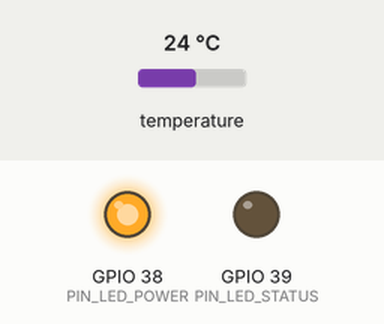
The program below on a simulated ESP32-S3. Shown: output pins drawn as LEDs (lit = HIGH). The inputs (shaded band) are chosen by the test bench; at power-on: temperature 24 °C (analog values on the 0–4095 scale). WiFi joins after 1.5 s; servers stay silent unless stated; random numbers use the default seed unless the program sets one; no MQTT or app messages arrive unless stated; what the program prints to the serial monitor is not drawn.

Above: at 7.9 s.
At 15.7 s:
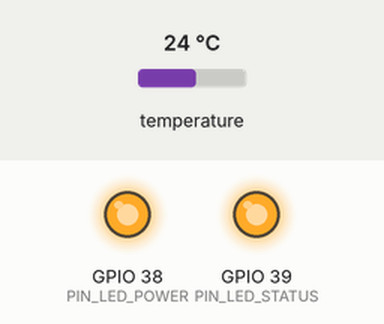
Timing chart, 0 to 31.1 s (numbered marks = the images above):
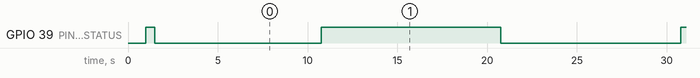

The program:

main.cpp
```cpp
#include <Arduino.h>
#include <WiFi.h>
#include <PubSubClient.h>
#include <OneWire.h>
#include <DallasTemperature.h>
#include <ArduinoJson.h>

// ─── Konfigurasi ───────────────────────────────────────────
#define WIFI_SSID       "WF0"
#define WIFI_PASSWORD   "1sampai8"

#define MQTT_HOST       "umbulan.er-datamedia.com"
#define MQTT_PORT       1883
#define MQTT_USER       "esp32"
#define MQTT_PASS       "umbulan2026"
#define MQTT_TOPIC      "umbulan/sensors/esp32s3"
#define DEVICE_ID       "esp32s3-umbulan-01"

#define PUBLISH_INTERVAL_MS  10000

// ─── Feature flags ─────────────────────────────────────────
// Sensor real: set true hanya kalau sudah terpasang fisik dan dikalibrasi
#define AJSR04M_ENABLED       false   // aktifkan setelah MT3608 diganti/solusi power selesai
#define PH_SENSOR_CONNECTED   false   // aktifkan setelah pH-4502C dipasang & dikalibrasi buffer 4/7
#define TURBIDITY_SENSOR_CONNECTED false // aktifkan setelah wiring MT3608 stabil & kalibrasi ulang

// Dummy: HANYA untuk demo/testing dashboard sementara.
// Nilai berdasarkan karakteristik umum mata air pegunungan/kapur (referensi: SPAM Umbulan
// sebagai sumber air baku PDAM Jatim) — BUKAN hasil pengukuran langsung.
// Set false dan kalibrasi sensor real setelah hardware selesai diperbaiki di base.
#define PH_USE_DUMMY        true
#define TURBIDITY_USE_DUMMY true

// ─── Pin ───────────────────────────────────────────────────
// GPIO 17/18 aman — Octal PSRAM N16R8 pakai GPIO 33-37, bukan 17/18
#define PIN_DS18B20     16
#define PIN_PH          4
#define PIN_TURBIDITY   5
#define PIN_TRIG        17
#define PIN_ECHO        18
#define PIN_LED_POWER   38
#define PIN_LED_STATUS  39

// ─── Kalibrasi sensor ──────────────────────────────────────
#define ADC_VREF        3.3f
#define ADC_MAX         4095.0f

#define PH_NEUTRAL_V    1.65f
#define PH_SLOPE        0.18f

// Turbidity: kalibrasi BELUM FINAL — akan dikalibrasi ulang di base
// dengan VCC dari MT3608 (target 4.8V) sebagai power source final
#define TURB_V_CLEAR    4.2f
#define TURB_V_DIRTY    1.0f
#define TURB_NTU_MAX    3000.0f

#define SENSOR_HEIGHT_CM  100.0f

#define RATING_A        0.5f
#define RATING_B        1.5f

// ─── Objek ─────────────────────────────────────────────────
OneWire oneWire(PIN_DS18B20);
DallasTemperature ds18b20(&oneWire);
WiFiClient wifiClient;
PubSubClient mqtt(wifiClient);

unsigned long lastPublish = 0;
bool ledStatusState = false;

// ─── Fungsi sensor real ────────────────────────────────────

float readTemperature() {
    ds18b20.requestTemperatures();
    float t = ds18b20.getTempCByIndex(0);
    Serial.print("[DS18B20] Device count: ");
    Serial.println(ds18b20.getDeviceCount());
    Serial.print("[DS18B20] Raw temp: ");
    Serial.println(t);
    if (t == DEVICE_DISCONNECTED_C) return -999.0f;
    return t;
}

#if PH_SENSOR_CONNECTED
float readPH() {
    long sum = 0;
    for (int i = 0; i < 10; i++) {
        sum += analogRead(PIN_PH);
        delay(10);
    }
    float voltage = (sum / 10.0f) * (ADC_VREF / ADC_MAX);
    return 7.0f + ((PH_NEUTRAL_V - voltage) / PH_SLOPE);
}
#endif

#if TURBIDITY_SENSOR_CONNECTED
float readTurbidityNTU() {
    int samples[10];
    for (int i = 0; i < 10; i++) {
        samples[i] = analogRead(PIN_TURBIDITY);
        delay(10);
    }
    // Sort, buang 2 terendah + 2 tertinggi, rata-rata 6 tengah
    for (int i = 1; i < 10; i++) {
        int key = samples[i], j = i - 1;
        while (j >= 0 && samples[j] > key) { samples[j + 1] = samples[j]; j--; }
        samples[j + 1] = key;
    }
    long sum = 0;
    for (int i = 2; i < 8; i++) sum += samples[i];
    float voltage = (sum / 6.0f) * (ADC_VREF / ADC_MAX);
    Serial.print("[TURB] Voltage: ");
    Serial.print(voltage, 3);
    Serial.println(" V");
    float ntu = TURB_NTU_MAX * (1.0f - ((voltage - TURB_V_DIRTY) / (TURB_V_CLEAR - TURB_V_DIRTY)));
    return constrain(ntu, 0.0f, TURB_NTU_MAX);
}
#endif

#if AJSR04M_ENABLED
float readWaterLevelCm() {
    digitalWrite(PIN_TRIG, LOW);
    delayMicroseconds(2);
    digitalWrite(PIN_TRIG, HIGH);
    delayMicroseconds(10);
    digitalWrite(PIN_TRIG, LOW);

    long duration = pulseIn(PIN_ECHO, HIGH, 50000); // timeout 50ms, cover 8m

    Serial.print("[AJ-SR04M] Duration us: ");
    Serial.println(duration);

    if (duration == 0) return -999.0f;

    float distanceCm = duration * 0.0343f / 2.0f;
    Serial.print("[AJ-SR04M] Distance cm: ");
    Serial.println(distanceCm);

    float level = SENSOR_HEIGHT_CM - distanceCm;
    return max(0.0f, level);
}

float calcDischarge(float levelCm) {
    if (levelCm <= 0) return 0.0f;
    float levelM = levelCm / 100.0f;
    return RATING_A * powf(levelM, RATING_B);
}
#endif

// ─── Fungsi dummy (sementara, untuk demo dashboard) ────────
// Nilai berdasarkan karakteristik umum mata air pegunungan/kapur.
// HARUS diganti dengan pembacaan sensor real setelah hardware selesai.

float readPHDummy(float tempC) {
    // pH mata air pegunungan/kapur: netral-sedikit basa, 7.2-7.6
    // Variasi halus mengikuti suhu (semakin hangat, pH sedikit naik
    // karena pergeseran kesetimbangan karbonat)
    float base = 7.35f;
    float tempInfluence = (tempC - 26.0f) * 0.02f;
    float noise = (random(-10, 10) / 100.0f); // variasi ±0.1
    return constrain(base + tempInfluence + noise, 7.0f, 7.8f);
}

float readTurbidityDummy() {
    // Turbidity air mata air alami yang jernih: 1.5-4.0 NTU
    // (jauh di bawah ambang keruh, sesuai karakter mata air
    // pegunungan/kapur yang dipakai sumber air baku PDAM)
    float base = 2.2f;
    float noise = (random(-80, 80) / 100.0f); // variasi ±0.8 NTU
    return constrain(base + noise, 1.0f, 4.5f);
}

float estimateDO(float tempC) {
    if (tempC < 0) return -999.0f;
    return 14.62f - (0.3898f * tempC) + (0.006969f * tempC * tempC) - (0.00005896f * tempC * tempC * tempC);
}

// ─── WiFi ──────────────────────────────────────────────────

void connectWiFi() {
    Serial.print("[WiFi] Connecting to ");
    Serial.println(WIFI_SSID);
    WiFi.begin(WIFI_SSID, WIFI_PASSWORD);
    int attempts = 0;
    while (WiFi.status() != WL_CONNECTED && attempts < 30) {
        delay(500);
        Serial.print(".");
        attempts++;
    }
    if (WiFi.status() == WL_CONNECTED) {
        Serial.println("\n[WiFi] Connected! IP: " + WiFi.localIP().toString());
        digitalWrite(PIN_LED_POWER, HIGH);
    } else {
        Serial.println("\n[WiFi] FAILED — akan retry di loop");
    }
}

// ─── MQTT ──────────────────────────────────────────────────

void connectMQTT() {
    Serial.print("[MQTT] Connecting...");
    if (mqtt.connect(DEVICE_ID, MQTT_USER, MQTT_PASS)) {
        Serial.println(" OK");
    } else {
        Serial.print(" FAILED rc=");
        Serial.println(mqtt.state());
    }
}

// ─── Setup ─────────────────────────────────────────────────

void setup() {
    Serial.begin(115200);
    delay(1000);

    pinMode(PIN_LED_POWER, OUTPUT);
    pinMode(PIN_LED_STATUS, OUTPUT);
#if AJSR04M_ENABLED
    pinMode(PIN_TRIG, OUTPUT);
    pinMode(PIN_ECHO, INPUT);
#endif
    analogReadResolution(12);

    digitalWrite(PIN_LED_POWER, HIGH);
    digitalWrite(PIN_LED_STATUS, HIGH);
    delay(500);
    digitalWrite(PIN_LED_STATUS, LOW);

    ds18b20.begin();
    Serial.print("[DS18B20] Boot device count: ");
    Serial.println(ds18b20.getDeviceCount());

    Serial.println("[INIT] Waiting for power rails to stabilize...");
    delay(2000);

    connectWiFi();
    mqtt.setServer(MQTT_HOST, MQTT_PORT);
    mqtt.setBufferSize(512);
    connectMQTT();

    Serial.println("[READY] Umbulan Water Monitor started");
}

// ─── Loop ──────────────────────────────────────────────────

void loop() {
    if (WiFi.status() != WL_CONNECTED) {
        digitalWrite(PIN_LED_POWER, LOW);
        delay(3000);
        connectWiFi();
    }

    if (!mqtt.connected()) {
        connectMQTT();
    }
    mqtt.loop();

    unsigned long now = millis();
    if (now - lastPublish >= PUBLISH_INTERVAL_MS) {
        lastPublish = now;

        float temp = readTemperature();
        float doEst = (temp > 0) ? estimateDO(temp) : -999.0f;

#if PH_SENSOR_CONNECTED
        float ph = readPH();
#elif PH_USE_DUMMY
        float ph = readPHDummy(temp);
#endif

#if TURBIDITY_SENSOR_CONNECTED
        float turb = readTurbidityNTU();
#elif TURBIDITY_USE_DUMMY
        float turb = readTurbidityDummy();
#endif

#if AJSR04M_ENABLED
        float level = readWaterLevelCm();
        float discharge = (level > 0) ? calcDischarge(level) : 0.0f;
#endif

        ledStatusState = !ledStatusState;
        digitalWrite(PIN_LED_STATUS, ledStatusState);

        JsonDocument doc;
        doc["device_id"] = DEVICE_ID;
        if (temp > -100) doc["temperature"]  = serialized(String(temp, 2));
#if PH_SENSOR_CONNECTED || PH_USE_DUMMY
        if (ph > 0 && ph < 14) doc["ph"]     = serialized(String(ph, 2));
#endif
#if TURBIDITY_SENSOR_CONNECTED || TURBIDITY_USE_DUMMY
        if (turb >= 0)   doc["turbidity"]    = serialized(String(turb, 1));
#endif
        if (doEst > 0)   doc["do_estimated"] = serialized(String(doEst, 2));
#if AJSR04M_ENABLED
        if (level >= 0)  doc["water_level_cm"] = serialized(String(level, 1));
        doc["discharge_m3s"] = serialized(String(discharge, 4));
#endif

        char payload[512];
        serializeJson(doc, payload);

        if (mqtt.publish(MQTT_TOPIC, payload)) {
            Serial.print("[MQTT] Published: ");
            Serial.println(payload);
        } else {
            Serial.println("[MQTT] Publish FAILED");
        }
    }
}
```

Measured:
- by itself, GPIO 39 (PIN_LED_STATUS): alternates HIGH for 10.0 s and LOW for 10.0 s
